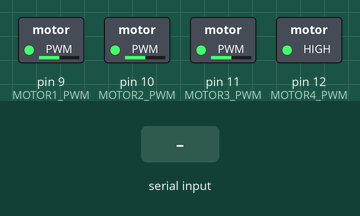
Simulated run of this sketch. Board: Arduino Uno, built with avr-gcc and run on an emulated ATmega328P. Shown: switched loads named in the sketch (green lamp = pin HIGH). Dashed ring = blinking. The test bench sets the inputs (shaded band).

Above: at 1.2 s.
1.3 s: "90,45\n" received over Serial
At 1.45 s:
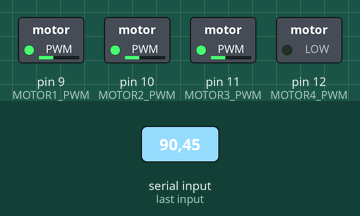
4.2 s: "30,150\n" received over Serial
At 4.35 s:
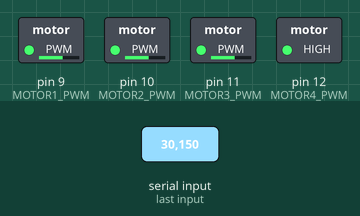
5.9 s: "200\n" received over Serial
At 7.05 s:
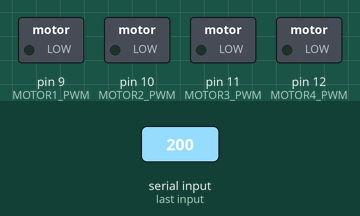
Timing chart, 0 to 8.9 s (numbered marks = the images above; inputs shaded):
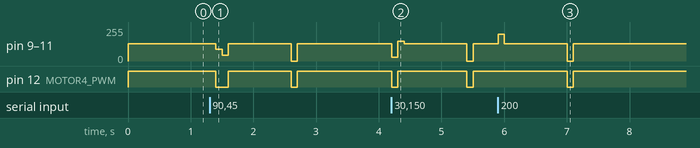

Measured:
- after the input at 1.3 s, pin 9 (MOTOR1_PWM), pin 10 (MOTOR2_PWM), pin 11 (MOTOR3_PWM): 128/255 → 90/255 after 0.10 s, → 45/255 0.10 s later, → 128/255 0.10 s later, → 0/255 1.0 s later, … (5 changes in this stretch); pin 12 (MOTOR4_PWM): HIGH → LOW after 0.10 s, → HIGH 0.20 s later, → LOW 1.0 s later, → HIGH 0.10 s later
- after the input at 4.2 s, pin 9 (MOTOR1_PWM), pin 10 (MOTOR2_PWM), pin 11 (MOTOR3_PWM): 128/255 → 30/255 at once, → 150/255 0.10 s later, → 128/255 0.10 s later, → 0/255 1.0 s later, … (5 changes in this stretch); pin 12 (MOTOR4_PWM): alternates HIGH for 1.1 s and LOW for 0.10 s, starting at once
- after the input at 5.9 s, pin 9 (MOTOR1_PWM), pin 10 (MOTOR2_PWM), pin 11 (MOTOR3_PWM): 128/255 → 200/255 at once, → 128/255 0.10 s later, → 0/255 1.0 s later, → 128/255 0.10 s later; pin 12 (MOTOR4_PWM): HIGH → LOW after 1.1 s, → HIGH 0.10 s later

The sketch:

motor_control.ino
```cpp
#define MOTOR1_PWM 9  // Front-left wheel
#define MOTOR2_PWM 10 // Front-right wheel
#define MOTOR3_PWM 11 // Rear-left wheel
#define MOTOR4_PWM 12 // Rear-right wheel

void setup() {
  pinMode(MOTOR1_PWM, OUTPUT);
  pinMode(MOTOR2_PWM, OUTPUT);
  pinMode(MOTOR3_PWM, OUTPUT);
  pinMode(MOTOR4_PWM, OUTPUT);
  Serial.begin(9600);
}

void loop() {
  // Example: Move forward at 50% speed
  analogWrite(MOTOR1_PWM, 128); // 50% PWM
  analogWrite(MOTOR2_PWM, 128);
  analogWrite(MOTOR3_PWM, 128);
  analogWrite(MOTOR4_PWM, 128);

  if (Serial.available()) {
    int speed = Serial.parseInt();
    analogWrite(MOTOR1_PWM, speed);
    analogWrite(MOTOR2_PWM, speed);
    analogWrite(MOTOR3_PWM, speed);
    analogWrite(MOTOR4_PWM, speed);
  }
  delay(100);
}
```
